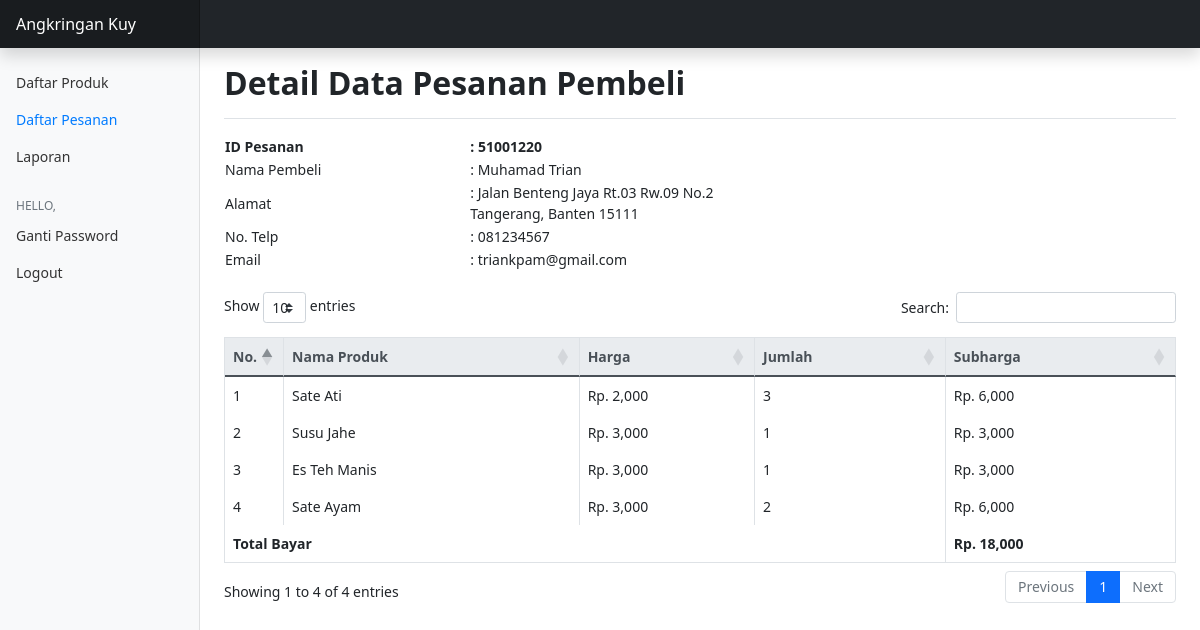
The page /detail_pesanan.php?id_pesanan=51001220 on the database its author committed.
### tables this page shows
CREATE TABLE `tb_pesanan` (
  `id_pesanan` bigint(11) NOT NULL,
  `id_user` int(11) NOT NULL,
  `total_harga` int(6) NOT NULL,
  `tanggal_pemesanan` datetime NOT NULL DEFAULT current_timestamp(),
  `status_pemesanan` varchar(15) NOT NULL,
  `pembayaran` varchar(20) NOT NULL,
  `konfirmasi` int(1) NOT NULL,
  `selesai` int(1) NOT NULL
);

CREATE TABLE `tb_user` (
  `id_user` int(11) NOT NULL,
  `username` varchar(15) NOT NULL,
  `email` varchar(45) NOT NULL,
  `password` varchar(100) NOT NULL,
  `nama` varchar(30) NOT NULL,
  `alamat` text NOT NULL,
  `no_telp` varchar(13) NOT NULL,
  `role` varchar(5) NOT NULL
);

CREATE TABLE `tb_sub_pesanan` (
  `sub_id` int(11) NOT NULL,
  `id_pesanan` int(11) NOT NULL,
  `id_produk` int(11) NOT NULL,
  `jumlah` int(2) NOT NULL,
  `rating` int(1) NOT NULL
);

CREATE TABLE `tb_menu` (
  `id_produk` int(11) NOT NULL,
  `nama_produk` varchar(20) NOT NULL,
  `kategori` varchar(7) NOT NULL,
  `harga_produk` int(5) NOT NULL,
  `jumlah_produk` int(2) NOT NULL,
  `foto_produk` varchar(20) NOT NULL,
  `rating_produk` float NOT NULL
);

### function.php (called while the page is built, shortened)
<?php
$conn = mysqli_connect("localhost", "root", "", "db_angkringankuy");
function query($query)
{
    global $conn;
    $result = mysqli_query($conn, $query);
    $rows = [];
    while ($row = mysqli_fetch_assoc($result)) {
        $rows[] = $row;
    }
    return $rows;
}

### detail_pesanan.php (the view, shortened to what this page needs)
<?php
require 'function.php';
$detail_pesanan = query("SELECT * FROM tb_sub_pesanan JOIN tb_menu ON tb_sub_pesanan.id_produk=tb_menu .id_produk
WHERE tb_sub_pesanan.id_pesanan='$_GET[id_pesanan]'");
$profil  = query("SELECT * FROM tb_pesanan JOIN tb_user ON tb_pesanan.id_user=tb_user.id_user WHERE id_pesanan='$_GET[id_pesanan]'");
$totalbelanja = 0;
?>
<!doctype html>
<html lang="en">
<head>
  <link href="assets/dist/css/bootstrap.min.css" rel="stylesheet">
  <link rel="stylesheet" href="https://stackpath.bootstrapcdn.com/bootstrap/4.5.0/css/bootstrap.min.css">
  <link rel="stylesheet" type="text/css" href="css/bootstrap.min.css">
  <link rel="stylesheet" type="text/css" href="fontawesome/css/all.min.css">
  <link rel="stylesheet" type="text/css" href="https://cdn.datatables.net/1.10.21/css/dataTables.bootstrap4.min.css">
  <link href="css/dashboard.css" rel="stylesheet">
</head>
<body>
  <header class="navbar navbar-dark sticky-top bg-dark flex-md-nowrap p-0 shadow">
    <a class="navbar-brand col-md-3 col-lg-2 me-0 px-3" href="daftar_produk.php">Angkringan Kuy</a>
  </header>
  <div class="container-fluid">
    <div class="row">
      <nav id="sidebarMenu" class="col-md-3 col-lg-2 d-md-block bg-light sidebar collapse">
        <div class="position-sticky pt-3">
          <ul class="nav flex-column">
            <li class="nav-item">
              <a class="nav-link" href="daftar_produk.php">
                Daftar Produk
              </a>
            </li>
            <li class="nav-item">
              <a class="nav-link active" aria-current="page" href="daftar_pesanan.php">
                Daftar Pesanan
              </a>
            </li>
            <li class="nav-item">
              <a class="nav-link" aria-current="page" href="laporan.php">
                Laporan
              </a>
            </li>
            <h6 class="sidebar-heading d-flex justify-content-between align-items-center px-3 mt-4 mb-1 text-muted">
              <span>Hello, <?= $username ?></span>
            </h6>
            <li class="nav-item">
              <a class="nav-link" href="admin_ganti_password.php">
              Ganti Password
              </a>
            </li>
            <li class="nav-item">
              <a class="nav-link" href="logout.php">
                Logout
              </a>
            </li>
          </ul>
        </div>
      </nav>
      <main class="col-md-9 ms-sm-auto col-lg-10 px-md-4">
        <div class="d-flex justify-content-between flex-wrap flex-md-nowrap align-items-center pt-3 pb-2 mb-3 border-bottom">
            <h2 class="text-center"><b>Detail Data Pesanan Pembeli</b></h2>
        </div>
        <table>
        <?php foreach ($profil as $isi_profil) : ?>
          <tr>
            <td style="width: 50%;"><b>ID Pesanan</b></td>
            <td><b>: <?=$isi_profil["id_pesanan"]?></b></td>
          </tr>
          <tr>
            <td>Nama Pembeli</td>
            <td>: <?=$isi_profil["nama"]?></td>
          </tr>
          <tr>
            <td>Alamat</td>
            <td>: <?=nl2br($isi_profil["alamat"])?></td>
          </tr>
          <tr>
            <td>No. Telp</td>
            <td>: <?=$isi_profil["no_telp"]?></td>
          </tr>
          <tr>
            <td>Email</td>
            <td>: <?=$isi_profil["email"]?></td>
          </tr>
          <?php endforeach; ?>
        </table>
        <br>
        <table class="table table-bordered" id="example">
        <thead class="thead-light">
          <tr>
            <th scope="col" style="width: 5%;">No.</th>
            <th scope="col">Nama Produk</th>
            <th scope="col">Harga</th>
            <th scope="col">Jumlah</th>
            <th scope="col">Subharga</th>
          </tr>
        </thead>
        <tbody>
        <?php $i = 1; ?>
        <?php foreach ($detail_pesanan as $row) : ?>
        <?php $subharga1=$row['harga_produk']*$row['jumlah']; ?>
          <tr>
            <td><?= $i; ?></td>
            <td><?= $row["nama_produk"]; ?></td>
            <td>Rp. <?= number_format($row['harga_produk']);?></td>
            <td><?= $row["jumlah"]; ?></td>
            <td>Rp. <?= number_format($row['harga_produk']*$row['jumlah']);?></td>
          </tr>
        <?php $i++; ?>
        <?php $totalbelanja+=$subharga1; ?>
        <?php endforeach; ?>
      </tbody>
      <tfoot>
        <tr>
          <th colspan="4">Total Bayar</th>
          <th>Rp. <?= number_format($totalbelanja) ?></th>
        </tr>
      </tfoot>
        </table>
      </main>
    </div>
  </div>
</body>
</html>

### css/dashboard.css (style rules this page uses)
body { font-size: .875rem; }
.sidebar { position: fixed; top: 0; bottom: 0; left: 0; z-index: 100; padding: 48px 0 0; box-shadow: inset -1px 0 0 rgba(0, 0, 0, .1); }
.sidebar .nav-link { font-weight: 500; color: #333; }
.sidebar .nav-link.active { color: #007bff; }
.sidebar-heading { font-size: .75rem; text-transform: uppercase; }
.navbar-brand { padding-top: .75rem; padding-bottom: .75rem; font-size: 1rem; background-color: rgba(0, 0, 0, .25); box-shadow: inset -1px 0 0 rgba(0, 0, 0, .25); }

### rows shown on the page
tb_pesanan: id_pesanan "51001220", id_user.nama "Muhamad Trian", id_user.alamat "Jalan Benteng Jaya Rt.03 Rw.09 No.2 Tangerang, Banten 15111", id_user.no_telp "081234567", id_user.email "triankpam@gmail.com"
tb_sub_pesanan: id_produk.nama_produk "Sate Ati", id_produk.harga_produk "2,000", jumlah "3", $row['harga_produk']*$row['jumlah'] "6,000"
tb_sub_pesanan: id_produk.nama_produk "Susu Jahe", id_produk.harga_produk "3,000", jumlah "1", $row['harga_produk']*$row['jumlah'] "3,000"
tb_sub_pesanan: id_produk.nama_produk "Es Teh Manis", id_produk.harga_produk "3,000", jumlah "1", $row['harga_produk']*$row['jumlah'] "3,000"
tb_sub_pesanan: id_produk.nama_produk "Sate Ayam", id_produk.harga_produk "3,000", jumlah "2", $row['harga_produk']*$row['jumlah'] "6,000"

### other values the page prints
$totalbelanja "18,000"
